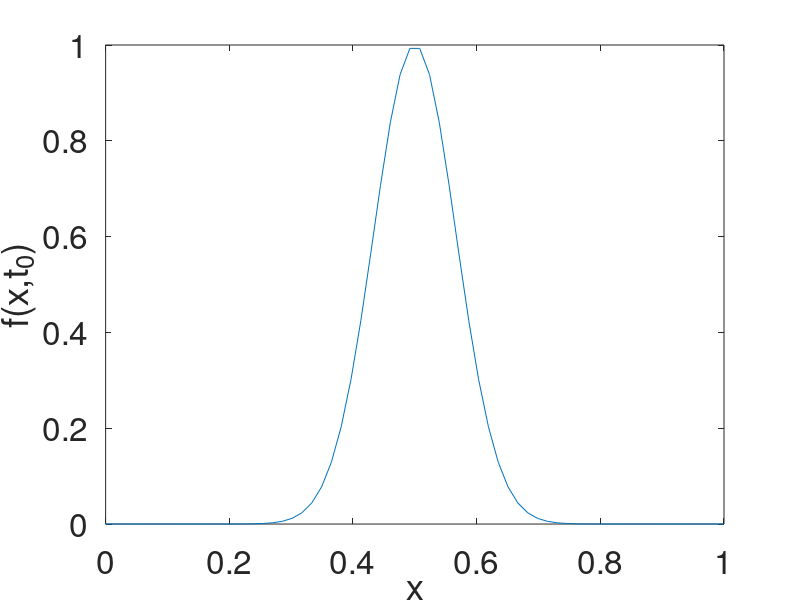

The MATLAB script that drew this image: (Note: this script raises an error after producing the figure.)
%% Define a 1D space and time grid in x,t for a test problem
lx=64;
a=0;     %here a,b are the endpoints of the x-domain
b=1;     %use a square region for a test problem
x=linspace(a,b,lx);
dx=x(2)-x(1);        %grid spacing

v=1;            %velocity of wave propagation
targetCFL=0.9;
dt=targetCFL*dx/v;
dt=0.015;              %time step
t=0:dt:10;
lt=numel(t);


%% Initial conditions for our test problem
x0=1/2*(a+b);
sigx=1/15*(b-a);
finitial=exp(-(x-x0).^2/2/sigx^2);

figure(1);
plot(x,finitial);
xlabel('x');
ylabel('f(x,t_0)');
set(gca,'FontSize',24);


%% Analytical solution
% fexact=zeros(lx,lt);
% fexact(:,1)=finitial;
% 
% for n=1:lt-1
%     for i=1:lx
%       xloc=mod(x0+v*t(n),b);
%       fexact(i,n+1)=exp(-(x(i)-xloc).^2/2/sigx^2);
%     end %for
%     
%     plot(x,fexact(:,n));
%     xlabel('x');
%     ylabel('f(x,t)');
%     title('Exact')
%     pause(0.1);
% end %for


% %% FTCS method (will be unstable)
% figure(2);
% 
% fFTCS=zeros(lx,lt);
% fFTCS(:,1)=finitial;
% 
% %ghost cell values for implementing boundary conditions
% fleft=zeros(2,1);
% fright=zeros(2,1);
% 
% for n=1:lt-1
%     fleft=fFTCS(lx-1:lx,n);    %ghost cells here implement periodic boundary conditions
%     fright=fFTCS(1:2,n);
%     
%     fFTCS(1,n+1)=fFTCS(1,n)-dt/2/dx*v*(fFTCS(2,n)-fleft(2));
%     for i=2:lx-1     %interior grid points
%         fFTCS(i,n+1)=fFTCS(i,n)-dt/2/dx*v*(fFTCS(i+1,n)-fFTCS(i-1,n));
%     end %for
%     fFTCS(lx,n+1)=fFTCS(lx,n)-dt/2/dx*v*(fright(1)-fFTCS(lx-1,n));
%     
%     plot(x,fFTCS(:,n));
%     xlabel('x');
%     ylabel('f(x,t)');
%     title('FTCS');
%     set(gca,'FontSize',24);
%     pause(0.1);
% end %for
% 
% 


%% Lax-Friedrich's method
figure(3);

flax=zeros(lx,lt);
flax(:,1)=finitial;

% %ghost cell values for implementing boundary conditions
% fleft=zeros(2,1);
% fright=zeros(2,1);

for n=1:lt-1
    flax(:,n+1)=LaxFried(dt,dx,v,flax(:,n));
    
    plot(x,flax(:,n));
    xlabel('x');
    ylabel('f(x,t)');
    title('L-F');
    set(gca,'FontSize',24);
    pause(0.1);
end %for


% %% Lax-Wendroff
% figure(4);
% 
% flw=zeros(lx,lt);
% flw(:,1)=finitial;
% 
% %ghost cell values for implementing boundary conditions
% fleft=zeros(2,1);
% fright=zeros(2,1);
% fhalf=zeros(lx+1,1);
% 
% for n=1:lt-1
%     fleft=flw(lx-1:lx,n);    %ghost cells here implement periodic boundary conditions
%     fright=flw(1:2,n);
%     
%     %half step lax-f update for cell edges. note indexing for fhalf,
%     %i->i-1/2, i+1->i+1/2
%     fhalf(1)=1/2*(fleft(2)+flw(1,n))-dt/2/dx*v*(flw(1,n)-fleft(2));
%     for i=2:lx     %interior grid points
%         fhalf(i)=1/2*(flw(i-1,n)+flw(i,n))-dt/2/dx*v*(flw(i,n)-flw(i-1,n));
%     end %for
%     fhalf(lx+1)=1/2*(flw(lx,n)+fright(1))-dt/2/dx*v*(fright(1)-flw(lx,n));
%     
%     %full time step LW update
%     flw(1,n+1)=flw(1,n)-dt/dx*v*(fhalf(2)-fhalf(1));
%     for i=2:lx-1     %interior grid points    
%       flw(i,n+1)=flw(i,n)-dt/dx*v*(fhalf(i+1)-fhalf(i));
%     end %for
%     flw(lx,n+1)=flw(lx,n)-dt/dx*v*(fhalf(lx+1)-fhalf(lx));
%     
%     plot(x,flw(:,n));
%     xlabel('x');
%     ylabel('f(x,t)');
%     title('L-W');
%     set(gca,'FontSize',24);
%     pause(0.1);
% end %for


%% Upwinding 


%% Problems with implicit approaches to waves


%% Godunov's method


